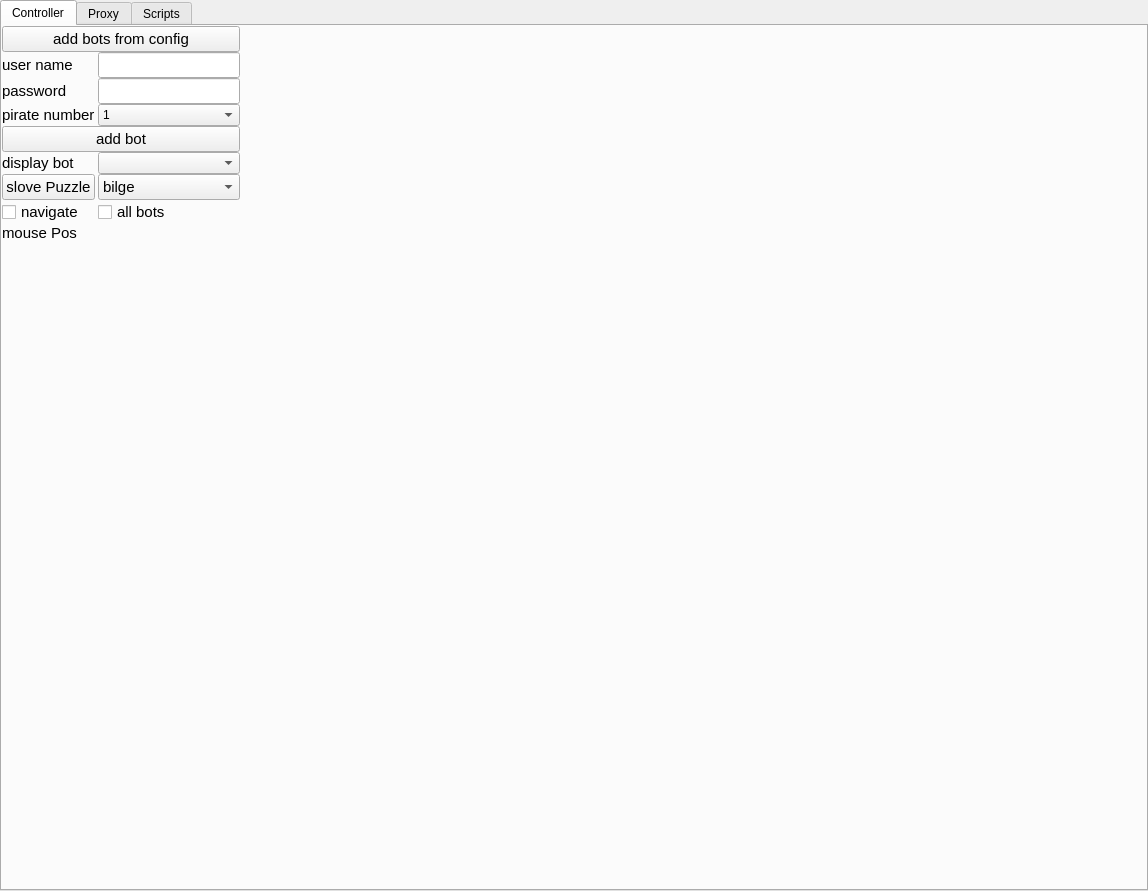
<?xml version="1.0" encoding="UTF-8"?>
<ui version="4.0">
 <class>MainWindow</class>
 <widget class="QMainWindow" name="MainWindow">
  <property name="geometry">
   <rect>
    <x>0</x>
    <y>0</y>
    <width>1148</width>
    <height>891</height>
   </rect>
  </property>
  <property name="mouseTracking">
   <bool>false</bool>
  </property>
  <property name="windowTitle">
   <string>made by michael b</string>
  </property>
  <property name="autoFillBackground">
   <bool>false</bool>
  </property>
  <widget class="QWidget" name="centralwidget">
   <property name="mouseTracking">
    <bool>false</bool>
   </property>
   <property name="layoutDirection">
    <enum>Qt::LeftToRight</enum>
   </property>
   <layout class="QGridLayout" name="gridLayout">
    <property name="leftMargin">
     <number>0</number>
    </property>
    <property name="topMargin">
     <number>0</number>
    </property>
    <property name="rightMargin">
     <number>0</number>
    </property>
    <property name="bottomMargin">
     <number>0</number>
    </property>
    <property name="spacing">
     <number>0</number>
    </property>
    <item row="0" column="0">
     <widget class="QTabWidget" name="tabWidget">
      <property name="sizePolicy">
       <sizepolicy hsizetype="Expanding" vsizetype="Expanding">
        <horstretch>1</horstretch>
        <verstretch>1</verstretch>
       </sizepolicy>
      </property>
      <property name="minimumSize">
       <size>
        <width>1100</width>
        <height>850</height>
       </size>
      </property>
      <property name="mouseTracking">
       <bool>false</bool>
      </property>
      <property name="autoFillBackground">
       <bool>false</bool>
      </property>
      <property name="currentIndex">
       <number>0</number>
      </property>
      <widget class="QWidget" name="tab">
       <property name="minimumSize">
        <size>
         <width>0</width>
         <height>0</height>
        </size>
       </property>
       <property name="mouseTracking">
        <bool>false</bool>
       </property>
       <property name="autoFillBackground">
        <bool>false</bool>
       </property>
       <attribute name="title">
        <string>Controller</string>
       </attribute>
       <layout class="QFormLayout" name="formLayout_4">
        <property name="horizontalSpacing">
         <number>0</number>
        </property>
        <property name="verticalSpacing">
         <number>0</number>
        </property>
        <property name="leftMargin">
         <number>0</number>
        </property>
        <property name="topMargin">
         <number>0</number>
        </property>
        <property name="rightMargin">
         <number>0</number>
        </property>
        <property name="bottomMargin">
         <number>0</number>
        </property>
        <item row="0" column="0">
         <layout class="QFormLayout" name="formLayout">
          <property name="horizontalSpacing">
           <number>3</number>
          </property>
          <property name="verticalSpacing">
           <number>0</number>
          </property>
          <property name="leftMargin">
           <number>0</number>
          </property>
          <property name="rightMargin">
           <number>0</number>
          </property>
          <item row="0" column="0" colspan="2">
           <widget class="QPushButton" name="pb_add_bots_from_config">
            <property name="font">
             <font>
              <pointsize>11</pointsize>
             </font>
            </property>
            <property name="text">
             <string>add bots from config</string>
            </property>
           </widget>
          </item>
          <item row="2" column="0">
           <widget class="QLabel" name="label">
            <property name="font">
             <font>
              <pointsize>11</pointsize>
             </font>
            </property>
            <property name="text">
             <string>user name</string>
            </property>
           </widget>
          </item>
          <item row="2" column="1">
           <widget class="QLineEdit" name="le_user_name">
            <property name="font">
             <font>
              <pointsize>11</pointsize>
             </font>
            </property>
           </widget>
          </item>
          <item row="3" column="0">
           <widget class="QLabel" name="label_2">
            <property name="font">
             <font>
              <pointsize>11</pointsize>
             </font>
            </property>
            <property name="text">
             <string>password</string>
            </property>
           </widget>
          </item>
          <item row="3" column="1">
           <widget class="QLineEdit" name="le_password">
            <property name="font">
             <font>
              <pointsize>11</pointsize>
             </font>
            </property>
            <property name="echoMode">
             <enum>QLineEdit::Password</enum>
            </property>
           </widget>
          </item>
          <item row="4" column="0">
           <widget class="QLabel" name="label_4">
            <property name="font">
             <font>
              <pointsize>11</pointsize>
             </font>
            </property>
            <property name="text">
             <string>pirate number</string>
            </property>
            <property name="margin">
             <number>0</number>
            </property>
           </widget>
          </item>
          <item row="4" column="1">
           <widget class="QComboBox" name="cb_pirate_id">
            <item>
             <property name="text">
              <string>1</string>
             </property>
            </item>
            <item>
             <property name="text">
              <string>2</string>
             </property>
            </item>
            <item>
             <property name="text">
              <string>3</string>
             </property>
            </item>
           </widget>
          </item>
          <item row="5" column="0" colspan="2">
           <widget class="QPushButton" name="pb_add_bot">
            <property name="font">
             <font>
              <pointsize>11</pointsize>
             </font>
            </property>
            <property name="toolTip">
             <string/>
            </property>
            <property name="text">
             <string>add bot</string>
            </property>
           </widget>
          </item>
          <item row="8" column="0">
           <widget class="QLabel" name="label_5">
            <property name="font">
             <font>
              <pointsize>11</pointsize>
             </font>
            </property>
            <property name="text">
             <string>display bot</string>
            </property>
           </widget>
          </item>
          <item row="8" column="1">
           <widget class="QComboBox" name="cb_display_bot">
            <property name="toolTip">
             <string>used to tell you which bot currnetly display on the left screen</string>
            </property>
           </widget>
          </item>
          <item row="9" column="0">
           <widget class="QPushButton" name="pb_slove_puzzle">
            <property name="font">
             <font>
              <pointsize>11</pointsize>
             </font>
            </property>
            <property name="text">
             <string>slove Puzzle</string>
            </property>
           </widget>
          </item>
          <item row="9" column="1">
           <widget class="QComboBox" name="cb_slove_puzzle_name">
            <property name="font">
             <font>
              <pointsize>11</pointsize>
             </font>
            </property>
            <property name="toolTip">
             <string>used for selecting the puzzle that you want to slove</string>
            </property>
            <item>
             <property name="text">
              <string>bilge</string>
             </property>
            </item>
            <item>
             <property name="text">
              <string>patching</string>
             </property>
            </item>
           </widget>
          </item>
          <item row="10" column="0">
           <widget class="QCheckBox" name="cb_navi_and_slove">
            <property name="font">
             <font>
              <pointsize>11</pointsize>
             </font>
            </property>
            <property name="toolTip">
             <string>used for auto navi and open the puzzle</string>
            </property>
            <property name="text">
             <string>navigate</string>
            </property>
           </widget>
          </item>
          <item row="10" column="1">
           <widget class="QCheckBox" name="cb_all_bots">
            <property name="font">
             <font>
              <pointsize>11</pointsize>
             </font>
            </property>
            <property name="toolTip">
             <string>if you want to navigate and slove with all bot checked this need to be used with navigate checkbox</string>
            </property>
            <property name="text">
             <string>all bots</string>
            </property>
           </widget>
          </item>
          <item row="11" column="0">
           <widget class="QLabel" name="label_3">
            <property name="font">
             <font>
              <pointsize>11</pointsize>
             </font>
            </property>
            <property name="text">
             <string>mouse Pos</string>
            </property>
           </widget>
          </item>
          <item row="11" column="1">
           <widget class="QLabel" name="label_pos">
            <property name="text">
             <string/>
            </property>
           </widget>
          </item>
         </layout>
        </item>
        <item row="0" column="1">
         <widget class="QLabel" name="label_display">
          <property name="sizePolicy">
           <sizepolicy hsizetype="Expanding" vsizetype="Expanding">
            <horstretch>1</horstretch>
            <verstretch>1</verstretch>
           </sizepolicy>
          </property>
          <property name="minimumSize">
           <size>
            <width>800</width>
            <height>600</height>
           </size>
          </property>
          <property name="mouseTracking">
           <bool>true</bool>
          </property>
          <property name="focusPolicy">
           <enum>Qt::StrongFocus</enum>
          </property>
          <property name="frameShape">
           <enum>QFrame::NoFrame</enum>
          </property>
          <property name="text">
           <string/>
          </property>
         </widget>
        </item>
       </layout>
      </widget>
      <widget class="QWidget" name="proxy_tab">
       <property name="mouseTracking">
        <bool>true</bool>
       </property>
       <attribute name="title">
        <string>Proxy</string>
       </attribute>
      </widget>
      <widget class="QWidget" name="tab_3">
       <attribute name="title">
        <string>Scripts</string>
       </attribute>
      </widget>
     </widget>
    </item>
   </layout>
  </widget>
 </widget>
 <resources/>
 <connections/>
</ui>
